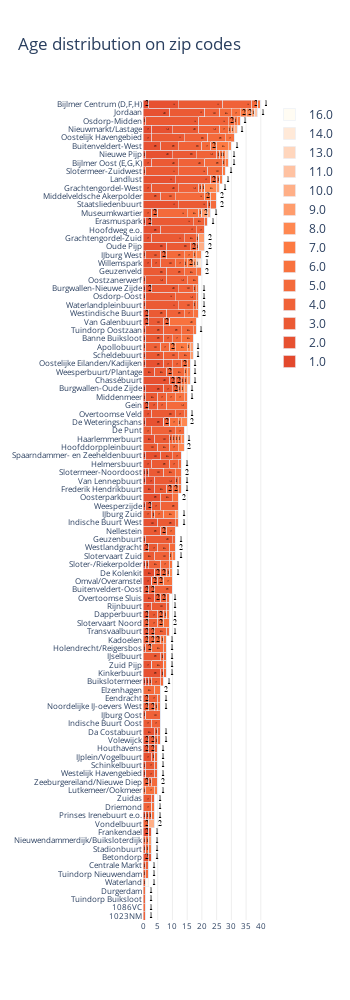

Notebook cell for this chart:
### Code cell
colors = ['#fffcf3', '#ffe9d8', '#ffd6bd', '#ffc2a2', '#ffaf87', '#ff9c6c', '#ff8851', '#fd7a42', '#f8723e', '#f46a3b', '#f06238', '#eb5a34', '#e75131', '#e3492d']
colors = colors[::-1]

plot = table.sort_values('total', ascending=True).fillna(0).copy()
x = plot.index.to_list()
fig = go.Figure()
for i,j in enumerate(plot.columns[0:-1]):
    fig.add_trace(go.Bar(y=x, 
                         x=plot[j].values,
                         orientation='h',
                         name=j,
                         text=plot[j].values,
                         #textposition='inside',
                         marker_color=colors[i],
                         #marker_line_color='black',
                         textfont = {'family': "PT Sans", 'size':13,
                                     'color': 'black'
                                    },
                        )
                 )
fig.update_layout(barmode='stack', 
                  title_text='Age distribution on zip codes',
                  width=350,
                  height=1000,
                  yaxis_nticks =15,
                  paper_bgcolor='rgba(0,0,0,0)',
                  plot_bgcolor='rgba(0,0,0,0)',
                  bargap=0,
                  yaxis=dict(nticks=100, tickfont=dict(size=8)), #tickangle=-45
                  xaxis=dict(gridcolor='#EEEEEE', nticks=16, tickfont=dict(size=8)),
                 )
fig.show()
